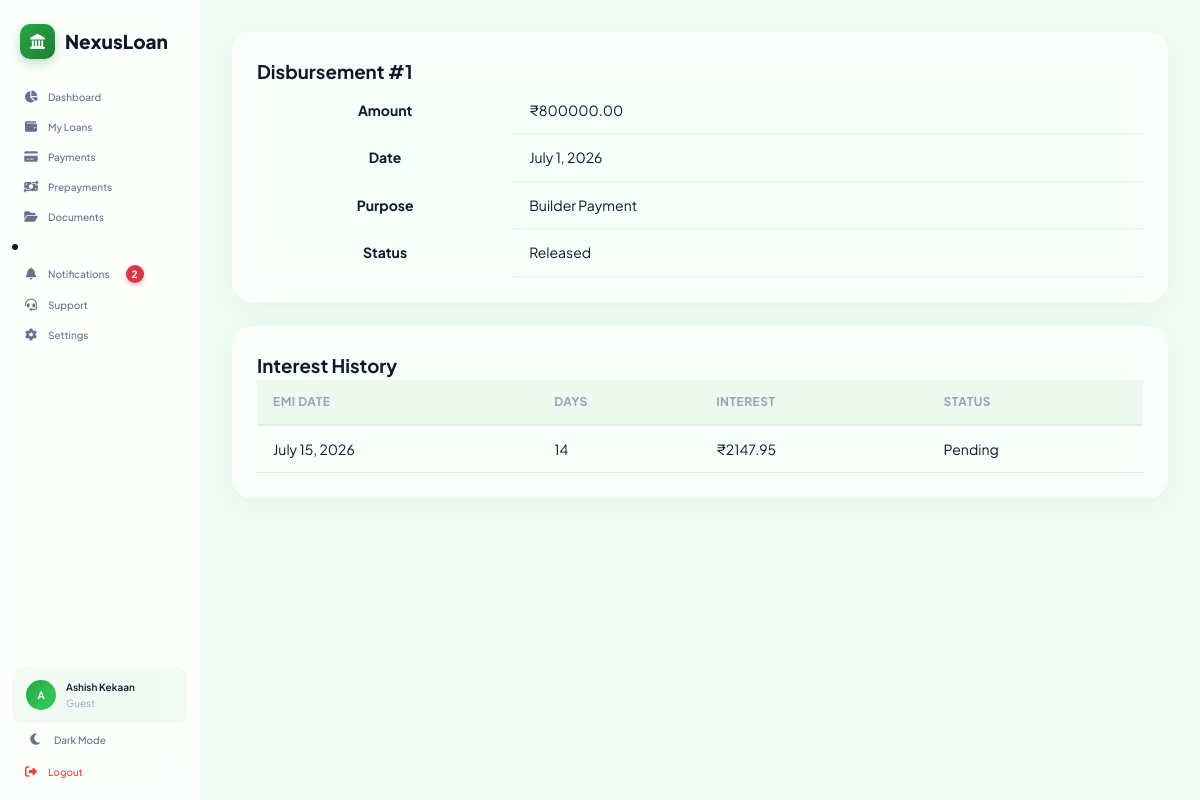
Screenshot of /disbursement/5/ (signed in) with the database file from the repository.
### accounts/models.py (models this page shows, shortened)
class Profile(models.Model):
    ROLE_CHOICES = [
        ("guest", "Guest"),
        ("borrower", "Borrower"),
        ("lender", "Lender"),
    ]
    user = models.OneToOneField(
        settings.AUTH_USER_MODEL, on_delete=models.CASCADE, related_name="profile"
    )
    role = models.CharField(max_length=20, choices=ROLE_CHOICES, default="guest")
    phone = models.CharField(max_length=15, blank=True, null=True)
    available_funds = models.DecimalField(max_digits=15, decimal_places=2, default=0)
    kyc_verified = models.BooleanField(default=False)
    pan_number = models.CharField(max_length=10, blank=True, null=True)
    credit_score = models.PositiveIntegerField(
        default=750, help_text="CIBIL score approximation"
    )
    annual_income = models.DecimalField(max_digits=15, decimal_places=2, default=0)
    created_at = models.DateTimeField(auto_now_add=True)

### loans/models.py (models this page shows, shortened)
class LoanDisbursement(models.Model):
    PURPOSE_CHOICES = [
        ("builder", "Builder Payment"),
        ("insurance", "Insurance"),
        ("processing_fee", "Processing Fee"),
        ("legal", "Legal Charges"),
        ("technical", "Technical Charges"),
        ("registration", "Registration"),
        ("other", "Other"),
    ]
    STATUS_CHOICES = [
        ("pending", "Pending"),
        ("released", "Released"),
        ("cancelled", "Cancelled"),
    ]
    loan = models.ForeignKey(
        "loans.Loan", on_delete=models.CASCADE, related_name="disbursements"
    )
    disbursement_number = models.PositiveIntegerField()
    disbursement_date = models.DateField()
    amount = models.DecimalField(max_digits=15, decimal_places=2)
    purpose = models.CharField(
        max_length=50, choices=PURPOSE_CHOICES, default="builder"
    )
    remarks = models.TextField(blank=True)
    status = models.CharField(max_length=20, choices=STATUS_CHOICES, default="released")
    is_interest_processed = models.BooleanField(default=False)
    created_at = models.DateTimeField(auto_now_add=True)
    updated_at = models.DateTimeField(auto_now=True)
    class Meta:
        db_table = "loan_disbursements"
        ordering = ["disbursement_date", "id"]
        constraints = [
            models.UniqueConstraint(
                fields=["loan", "disbursement_number"],
                name="unique_loan_disbursement_number",
            )
        ]
        indexes = [
            models.Index(fields=["loan"]),
            models.Index(fields=["status"]),
            models.Index(fields=["disbursement_date"]),
            models.Index(fields=["loan", "status"]),
            models.Index(fields=["loan", "disbursement_date"]),
        ]

class LoanAccruedInterest(models.Model):
    STATUS_CHOICES = [
        ("pending", "Pending"),
        ("recovered", "Recovered"),
        ("cancelled", "Cancelled"),
    ]
    loan = models.ForeignKey(
        "loans.Loan", on_delete=models.CASCADE, related_name="accrued_interests"
    )
    disbursement = models.ForeignKey(
        "loans.LoanDisbursement",
        on_delete=models.CASCADE,
        related_name="interest_entries",
    )
    emi_payment = models.ForeignKey(
        "payments.Payment",
        null=True,
        blank=True,
        on_delete=models.SET_NULL,
        related_name="accrued_interest_entries",
    )
    from_date = models.DateField()
    to_date = models.DateField()
    emi_date = models.DateField()
    days = models.PositiveIntegerField()
    annual_interest_rate = models.DecimalField(max_digits=7, decimal_places=4)
    disbursed_amount = models.DecimalField(max_digits=15, decimal_places=2)
    interest_amount = models.DecimalField(max_digits=15, decimal_places=2)
    recovered_amount = models.DecimalField(
        max_digits=15, decimal_places=2, default=Decimal("0.00")
    )
    status = models.CharField(max_length=20, choices=STATUS_CHOICES, default="pending")
    recovered_on = models.DateField(null=True, blank=True)
    created_at = models.DateTimeField(auto_now_add=True)
    updated_at = models.DateTimeField(auto_now=True)
    class Meta:
        db_table = "loan_accrued_interest"
        ordering = ["emi_date", "id"]
        constraints = [
            models.UniqueConstraint(
                fields=[
                    "loan",
                    "disbursement",
                    "from_date",
                    "to_date",
                    "emi_date",
                ],
                name="unique_accrued_interest_cycle",
            ),
            models.CheckConstraint(
                check=models.Q(interest_amount__gte=0),
                name="loan_interest_positive",
            ),
            models.CheckConstraint(
                check=models.Q(days__gte=0),
                name="loan_interest_days_positive",
            ),
        ]
        indexes = [
            models.Index(fields=["loan"]),
            models.Index(fields=["status"]),
            models.Index(fields=["emi_date"]),
            models.Index(fields=["disbursement"]),
            models.Index(fields=["loan", "status"]),
            models.Index(fields=["loan", "emi_date"]),
            models.Index(fields=["loan", "disbursement"]),
            models.Index(fields=["loan", "emi_date", "status"]),  # ✅ yaha hona chahiye
        ]

### loans/views.py (the view)
class LoanDisbursementDetailView(LoginRequiredMixin, DetailView):
    model = LoanDisbursement
    template_name = "loans/disbursement_detail.html"
    context_object_name = "disbursement"
    def get_queryset(self):
        queryset = LoanDisbursement.objects.select_related("loan")
        if self.request.user.is_staff:
            return queryset
        return queryset.filter(loan__user=self.request.user)
    def get_context_data(self, **kwargs):
        context = super().get_context_data(**kwargs)
        context["interest_entries"] = self.object.interest_entries.order_by("emi_date")
        context["total_interest"] = self.object.interest_entries.filter(
            status="recovered"
        ).aggregate(total=Sum("interest_amount"))["total"] or Decimal("0.00")
        context["pending_interest"] = self.object.interest_entries.filter(
            status="pending"
        ).aggregate(total=Sum("interest_amount"))["total"] or Decimal("0.00")
        return context

### templates/loans/disbursement_detail.html
{% extends 'app_layout.html' %}
{% block app_content %}
<div class="glass-card" style="padding: 24px; margin-bottom: 24px;">
    <div class="card-header">
        <h3>Disbursement #{{ disbursement.disbursement_number }}</h3>
    </div>
    <div class="table-responsive">
        <table class="data-table">
            <tbody>
                <tr>
                    <th>Amount</th>
                    <td>₹{{ disbursement.amount }}</td>
                </tr>
                <tr>
                    <th>Date</th>
                    <td>{{ disbursement.disbursement_date }}</td>
                </tr>
                <tr>
                    <th>Purpose</th>
                    <td>{{ disbursement.get_purpose_display }}</td>
                </tr>
                <tr>
                    <th>Status</th>
                    <td>{{ disbursement.get_status_display }}</td>
                </tr>
            </tbody>
        </table>
    </div>
</div>
<div class="glass-card" style="padding: 24px; margin-bottom: 24px;">
    <div class="card-header">
        <h3>Interest History</h3>
    </div>
    <div class="table-responsive">
        <table class="data-table">
            <thead>
                <tr>
                    <th>EMI Date</th>
                    <th>Days</th>
                    <th>Interest</th>
                    <th>Status</th>
                </tr>
            </thead>
            <tbody>
                {% for item in interest_entries %}
                    <tr>
                        <td>{{ item.emi_date }}</td>
                        <td>{{ item.days }}</td>
                        <td>₹{{ item.interest_amount }}</td>
                        <td>{{ item.get_status_display }}</td>
                    </tr>
                {% empty %}
                    <tr>
                        <td colspan="4">
                            No Interest Generated
                        </td>
                    </tr>
                {% endfor %}
            </tbody>
        </table>
    </div>
</div>
{% endblock %}

### templates/app_layout.html (shortened to what this page needs)
{% extends 'base.html' %}
{% load static %}
{% block content %}
<div class="app-layout">
    <aside class="sidebar" id="sidebar">
        <div class="sidebar-header">
            <div class="sidebar-logo">
                <div class="logo-icon">
                    <i class="fas fa-landmark"></i>
                </div>
                <span class="logo-text">NexusLoan</span>
            </div>
        </div>
        <nav class="sidebar-nav">
            <a href="{% url 'dashboard' %}" class="nav-item {% if request.resolver_match.url_name == 'dashboard' %}active{% endif %}">
                <i class="fas fa-chart-pie"></i>
                <span>Dashboard</span>
            </a>
            {% if not request.user.is_staff %}
                <a href="{% url 'loan_list' %}" class="nav-item {% if request.resolver_match.url_name == 'loan_list' %}active{% endif %}">
                    <i class="fas fa-wallet"></i>
                    <span>My Loans</span>
                </a>
                <a href="{% url 'payment_dashboard' %}" class="nav-item {% if request.resolver_match.url_name == 'payment_dashboard' %}active{% endif %}">
                    <i class="fas fa-credit-card"></i>
                    <span>Payments</span>
                </a>
                <a href="{% url 'prepayment_dashboard' %}" class="nav-item {% if request.resolver_match.url_name == 'prepayment_dashboard' %}active{% endif %}">
                    <i class="fas fa-money-bill-transfer"></i>
                    <span>Prepayments</span>
                </a>
                <a href="{% url 'documents_dashboard' %}" class="nav-item {% if request.resolver_match.url_name == 'documents_dashboard' %}active{% endif %}">
                    <i class="fas fa-folder-open"></i>
                    <span>Documents</span>
                </a>
                <li>
                    <a href="{% url 'notifications_dashboard' %}" class="nav-item {% if request.resolver_match.url_name == 'notifications_dashboard' %}active{% endif %}">
                        <i class="fas fa-bell"></i>
                        <span>Notifications</span>
                        {% if header_unread_notifications > 0 %}
                            <span class="notification-badge">{{ header_unread_notifications }}</span>
                        {% endif %}
                    </a>
                </li>
                <a href="{% url 'support_dashboard' %}" class="nav-item {% if request.resolver_match.url_name == 'support_dashboard' %}active{% endif %}">
                    <i class="fas fa-headset"></i>
                    <span>Support</span>
                </a>
                <a href="{% url 'settings_dashboard' %}" class="nav-item {% if request.resolver_match.url_name == 'settings_dashboard' %}active{% endif %}">
                    <i class="fas fa-gear"></i>
                    <span>Settings</span>
                </a>
            {% endif %}
        </nav>
        <div class="sidebar-footer">
            <div class="user-info">
                <div class="user-avatar">{{ request.user.first_name.0|default:request.user.username.0|upper }}</div>
                <div class="user-details">
                    <span class="user-name">{{ request.user.get_full_name|default:request.user.username }}</span>
                    <span class="user-role">
                        {% if request.user.profile %}
                            {{ request.user.profile.get_role_display }}
                        {% else %}
                            User
                        {% endif %}
                    </span>
                </div>
            </div>
            <button class="theme-toggle" id="themeToggle" aria-label="Toggle dark mode">
                <i class="fas fa-moon" id="themeIcon"></i>
                <span id="themeLabel" style="font-size: 10px;">Dark Mode</span>
            </button>
            <a href="{% url 'logout' %}" class="nav-item nav-logout">
                <i class="fas fa-sign-out-alt"></i>
                <span>Logout</span>
            </a>
        </div>
    </aside>
    <main class="main-content">
        {% block app_content %}{% endblock %}
    </main>
</div>
{% endblock %}

### templates/app_layout.html (style rules this page uses)
.notification-badge { display: inline-flex; align-items: center; justify-content: center; min-width: 18px; height: 18px; padding: 0 6px; margin-left: 8px; background: #dc3545; color: #ffffff; font-size: 10px; font-weight: 650; line-height: 1; border-radius: 50px; box-shadow: 0 2px 5px rgba(220, 53, 69, 0.35); vertical-align: middle; }

### rows the page displays
LoanDisbursement: disbursement_number "1", amount "800000.00", disbursement_date "July 1, 2026", purpose "Builder Payment", status "Released"
LoanAccruedInterest: emi_date "July 15, 2026", days "14", interest_amount "2147.95", status "Pending"

### other values shown
{{ header_unread_notifications }} "2"
{{ request.user.first_name.0|default:request.user.username.0|upper }} "A"
{{ request.user.get_full_name|default:request.user.username }} "Ashish Kekaan"
{{ request.user.profile.get_role_display }} "Guest"
